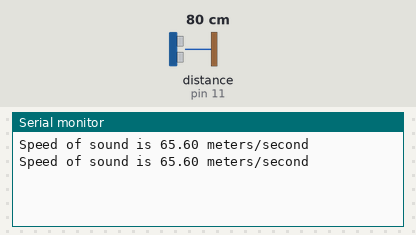
A sketch run on a simulated Arduino Uno, built with avr-gcc and run on an emulated ATmega328P. Parts: the last lines printed to the serial monitor. Wiring (inferred from the names in the program): ultrasonic range finder: trigger pin 13; echo pin 11. The inputs (shaded band) are chosen by the test bench; at power-on: distance to the obstacle (sensor on pin 11) 80 cm. The echo pulse lasts 58.3 µs per cm.

Above: at 1.8 s.
1.9 s: distance to the obstacle (sensor on pin 11) set to 2 cm
At 2.8 s:
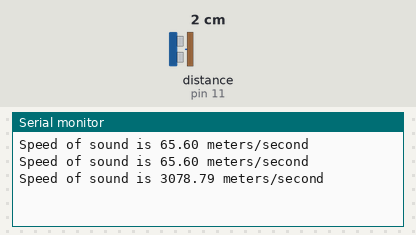
3.4 s: distance to the obstacle (sensor on pin 11) set to 4 cm
At 4.8 s:
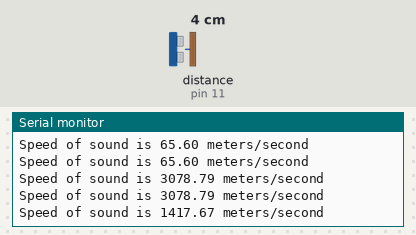
Timing chart, 0 to 6.4 s (numbered marks = the images above; inputs shaded):
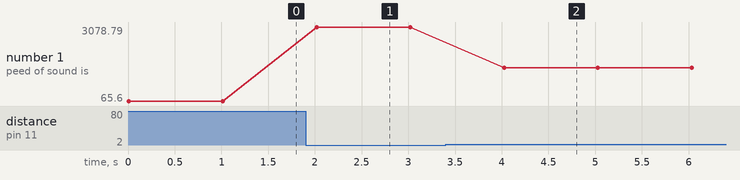

The sketch:

speedOfSound.ino
```cpp
int trigPin=13;                                                                                 //triggerpin connected to pin 11
int echoPin=11;                                                                                 //echo pin connected to pin 11
float pingTime;                                                                                   //time taken by ping to hit and return
float speedOfSound;
int targetDist=6;                                                                             //Distance of the target from the sensor

void setup() {
  // put your setup code here, to run once:
  Serial.begin(9600);                                                                           //Start the serial monitor
  pinMode(trigPin,OUTPUT);                                                                       //Set trigpin for input
  pinMode(echoPin,INPUT);                                                                      //Set echopin for output

}

void loop() {
  // put your main code here, to run repeatedly:
  digitalWrite(trigPin,LOW);
  delayMicroseconds(2000);                                                                      //Give pulse a 2ms for LOW
  digitalWrite(trigPin,HIGH);                                                                   //Generates the ping
  delayMicroseconds(10);                                                                        //pulse high for 10 micro sec
  digitalWrite(trigPin,LOW);                                                                    //ping ___--___ generated by arduino

  pingTime=pulseIn(echoPin,HIGH);                                                               //Looks for the time of a high pulse
  speedOfSound=((targetDist*2)/pingTime)*25400. ;                                               //originally gives speed of sound in inches/microseconds;
  Serial.print("Speed of sound is ");
  Serial.print(speedOfSound);
  Serial.println(" meters/second");                                                             //prints speed of sound in miles/hr
  delay(1000);

}
```

Measured:
- after the input at 1.9 s, the serial monitor: prints a new line after 0.12 s (image 1)
- after the input at 3.4 s, the serial monitor: prints a new line after 0.63 s (image 2)
- plotted number 1: 65.6 → 3078.79 after the input at 1.9 s, 3078.79 → 1417.67 after the input at 3.4 s
